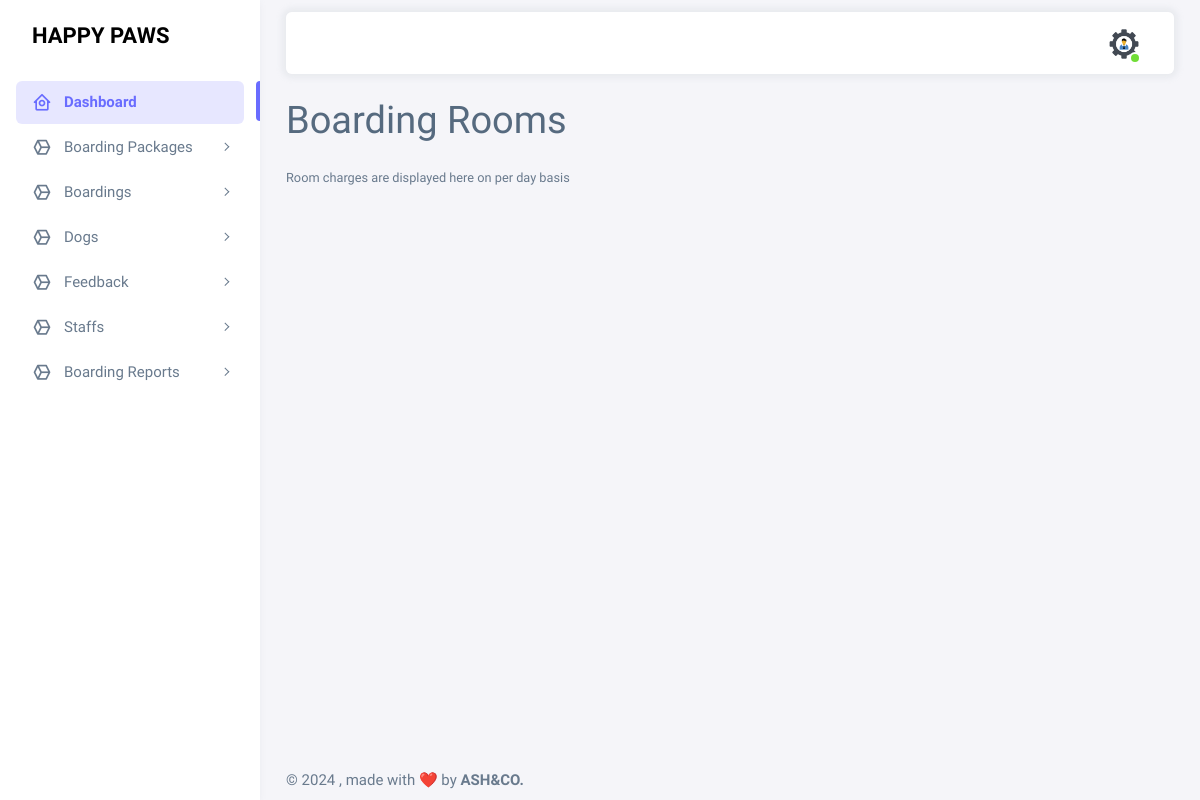
Page /customer_app/room-list/ on the earlier database version.
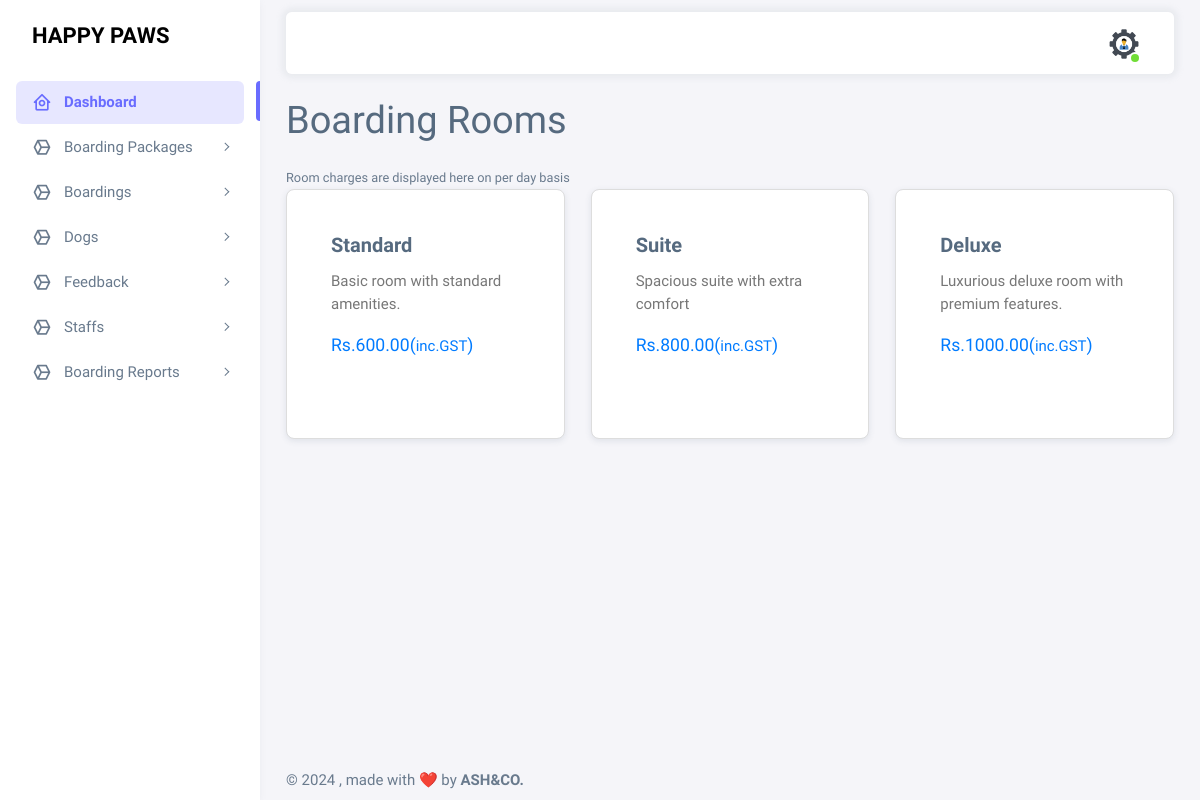
Same page on the later database version.
### accounts/models.py (models this page shows, shortened)
class BaseModel(models.Model):
    created_on = models.DateTimeField(auto_now_add=True, null=True)
    updated_on = models.DateTimeField(auto_now=True)
    is_deleted = models.BooleanField(default=False)
    class Meta:
        abstract = True
        ordering = ['-created_on']

class Room(BaseModel):
    room_type = models.CharField(max_length=50,null=True)
    description = models.TextField(null=True)
    amount = models.DecimalField(max_digits=10, decimal_places=2,null=True)

### customer_app/views.py (the view)
# urls.py: path('room-list/',views.room_list,name='room-list')
def room_list(request):
    rooms = Room.objects.all().order_by('id')
    return render(request, 'customertemp/room_cards.html', {'rooms': rooms})

### templates/customertemp/room_cards.html (shortened to what this page needs)
{% extends 'customertemp/index.html' %}
{% load crispy_forms_tags %}
{% block content %}
<h1 class="mb-4">Boarding Rooms</h1>
<small>Room charges are displayed here on per day basis</small>
<div class="row">
{% for room in rooms %}
            <div class="col-md-4">
                <div class="card room-card">
                    <div class="card-body">
                        <h5 class="card-title room-title">{{ room.room_type }}</h5>
                        <p class="card-text room-description">{{ room.description }}</p>
                        <p class="card-text room-price">Rs.{{ room.amount }}(<small>inc.GST</small>)</p>
                    </div>
                </div>
            </div>
            {% endfor %}
        </div>
{% endblock %}

Differences in the rows shown:
added Room: room_type "Standard", description "Basic room with standard amenities.", amount "600.00"
added Room: room_type "Suite", description "Spacious suite with extra comfort", amount "800.00"
added Room: room_type "Deluxe", description "Luxurious deluxe room with premium features.", amount "1000.00"
